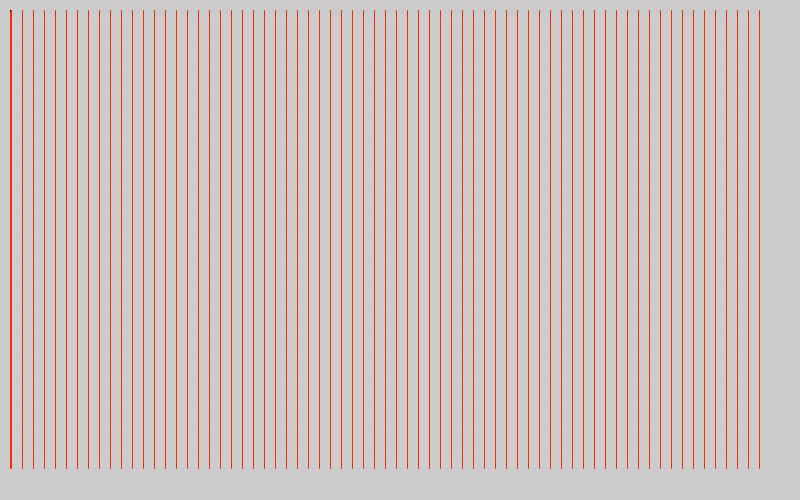
Frame 1 (no input)
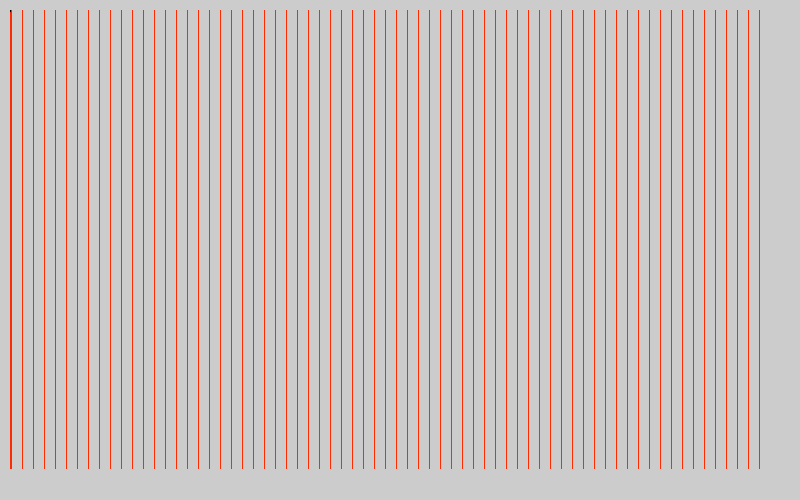
Frame 60 (the mouse pressed at the canvas centre just before this capture)
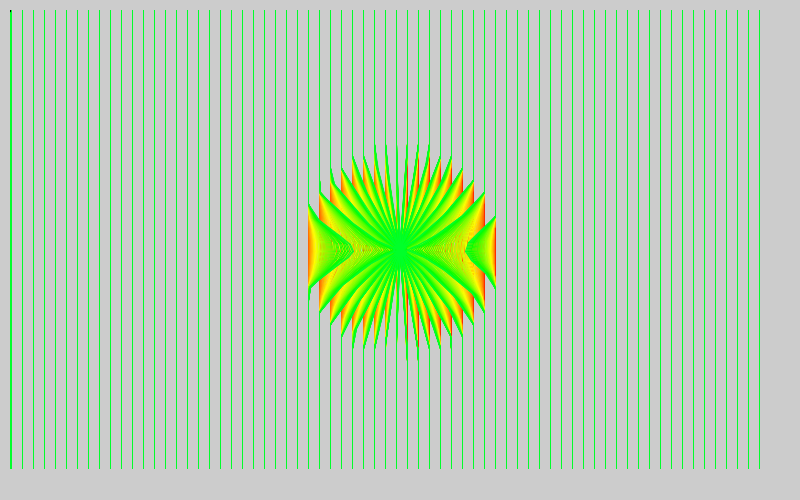
Frame 120 (the mouse held since frame 60 and released just before this capture)

The Processing sketch that drew these frames (run headless with seeded random() and noise(); from frame 60 on, the mouse is pressed at the canvas centre):

// Processing sketch: processing_141842
// ── processing_141842.pde

float strength = 1;

class Magnet {
  float x=0,y=0;
  float radius = 100;
  
  
  Magnet(float xPos, float yPos)
  {
  x = xPos; y = yPos;
  }  
  
  void affect(Node n) 
  {
   float dx = x - n.x;
   float dy = y - n.y;
   float d = mag(dx,dy);
   
   if (d > 0 && d < radius)
   {
    float s = d/radius;
    float f = 1 / pow(s,0.5) - 1;
    f = strength* f/radius;
   
    n.velocity.x += dx * f;
    n.velocity.y += dy * f; 
   }
  }
}

class Node extends PVector { 
  PVector velocity = new PVector();
  float minX=5, minY = 5, maxX=width-5,maxY=height-5;
  float damping = 0.1;
  
  Node(float xPos, float yPos) {
    x =xPos;
    y =yPos;
  }
  
  int density(float r, Node[] n)
  {
    int c = 0;
    for (int i =0; i < n.length; i++) {
      float dx = x - n[i].x;
      float dy = y - n[i].y;
      float d = sqrt(dx*dx + dy*dy);
      if (d < r) {
        c++;
      }
    }
    return (int) map(c,0,n.length, 0, 360);
  }
  
  void update() {
    x += velocity.x;
    y += velocity.y;
    
    if (x < minX)
    {
      x = minX - (x - minX);
      velocity.x = -velocity.x;
    } 
   
   if (y < minX)
    {
      y = minY - (y - minY);
      velocity.y = -velocity.y;
    }

    velocity.x *= (1-damping);
    velocity.y *= (1-damping);    
  }
}

int xCount = 70, yCount=40;
Node[] nodes = new Node[xCount*yCount];
  Magnet magnet;
  
  
void setup()
{
  colorMode(HSB, 360, 100, 100, 100); 
  size(800,500);
  initGrid();
  magnet = new Magnet(0,0);
  fill(100);
  smooth();
}

int c = 10;
int cdirection = 1;

void draw() {
  magnet.x = mouseX;
  magnet.y = mouseY;
  
    //background(360);

    if (c > 360) {cdirection = -1; }
    if (c < 0) {cdirection = 1;}
    if (mousePressed) {
      c+=cdirection*2;
    }


    for (int i = 0; i < nodes.length;i++)
    {
      if (mousePressed) {
      magnet.affect(nodes[i]);
      }
      nodes[i].update();
      int n = nodes[i].density(100,nodes);
      

    }
   int j = 0;
   stroke(0);
   for (int row=1; row <= xCount; row++) {
     beginShape();
     while ((j+1)/row != yCount) {
       
       line(nodes[j].x,nodes[j].y,nodes[j+1].x,nodes[j+1].y);
       stroke(c,100,100);
       j++;
     }
     endShape();
     j++;
   }
 } 

void keyPressed()
{
 if (key=='n')
{
  strength = -strength;
} 

 if (key=='+')
 {
  strength = strength++; 
 }
 
  if (key=='-')
 {
  strength = strength--; 
 }
 
  if (key=='r') {
   background(360);
   initGrid();  
  }
}

void initGrid() {
 int i = 0;
 for (int x=0; x < xCount;x++) {
   for (int y=0; y < yCount;y++) {
     float xPos = x*(width/xCount);
     float yPos = y*(height/yCount);
     nodes[i] = new Node(xPos, yPos);
     i++;
   }
 } 
}
